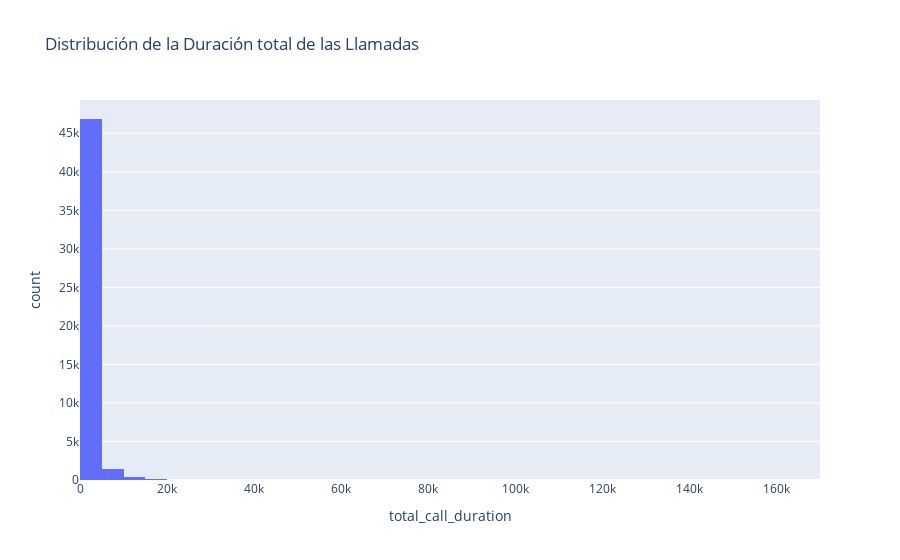

Here is the notebook cell this chart was saved with:
### Code cell
# se grafica un histograma para la Duración total de las Llamadas
fig3 = px.histogram(telecom, 
                    x= "total_call_duration",
                    title="Distribución de la Duración total de las Llamadas",
                    nbins= 80
                    )
fig3.show()

### Figure 1 — Plotly figure (JSON) as saved in the notebook; plotly's stock layout.template omitted (floating-point values rounded to 4 significant figures; data arrays with more than 128 entries replaced by an {"elided": "..."} marker saying what was removed)
{"data": [{"alignmentgroup": "True", "bingroup": "x", "hovertemplate": "total_call_duration=%{x}<br>count=%{y}<extra></extra>", "legendgroup": "", "marker": {"color": "#636efa", "pattern": {"shape": ""}}, "name": "", "nbinsx": 80, "offsetgroup": "", "orientation": "v", "showlegend": false, "type": "histogram", "x": {"elided": "49002 int values"}, "xaxis": "x", "yaxis": "y"}], "layout": {"barmode": "relative", "legend": {"tracegroupgap": 0}, "title": {"text": "Distribución de la Duración total de las Llamadas"}, "xaxis": {"anchor": "y", "domain": [0, 1], "title": {"text": "total_call_duration"}}, "yaxis": {"anchor": "x", "domain": [0, 1], "title": {"text": "count"}}}}
